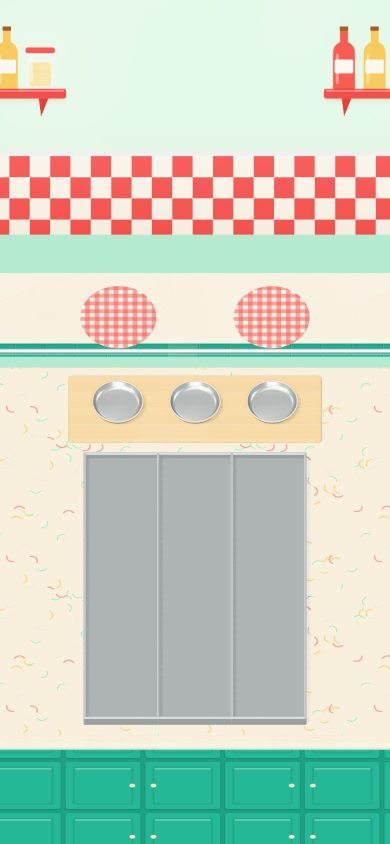
#> input picture review/ui-scene-diner.jpg, 780 x 1688 px (shown at 1/2 size)
$ python -i street_finalize.py   (imports and definitions only)
#> lines starting #> are read from the running program, lines starting #| are printed output that depends on the picture; after the words box and inside, x2 and y2 are one past the last pixel; in counts of white or black regions, pixels touching at a corner belong together
#> further down, picture is the input picture: PIL image 780x1688 RGB; mean R, G, B 200.3, 211.2, 194.6
"""Cuts the chosen storefront and prop paintings out of their cream backdrop for the food-street map.

  .venv-art/bin/python scripts/art/street_finalize.py

Props only now (storefronts are kept whole by street_flat.py). Reads scripts/art/street_selection.json
({"prop-trattoria": {"src": "prop-trattoria-s11", "note": "..."}, ...}),
takes .cache/art/street/<src>.png and writes public/art/street/<id>.webp with transparency:
the backdrop is the cream region connected to the picture's border (so cream parts of a building stay solid),
its soft floor shadow becomes a translucent brown shadow, and the result is cropped to the object.
"""
import json
import os

import numpy as np
from PIL import Image

SRC = '.cache/art/street'
SELECTION = 'scripts/art/street_selection.json'
OUT = 'public/art/street'
MAX_SIDE = {'prop': 200, '': 420}
SHADOW = np.array([70, 46, 30], dtype=np.float32)


def backdrop(rgb, mask=None):
    """The cream backdrop as a smooth quadratic surface (it has a soft vignette), fitted to `mask`
    (default: the picture's border)."""
    h, w, _ = rgb.shape
    y, x = np.mgrid[0:h, 0:w]
    x, y = x / w - 0.5, y / h - 0.5
    if mask is None:
        mask = np.zeros((h, w), bool)
        mask[:8], mask[-8:], mask[:, :8], mask[:, -8:] = True, True, True, True
    terms = lambda xx, yy: np.stack([np.ones_like(xx), xx, yy, xx * xx, xx * yy, yy * yy], axis=-1)
    coef, *_ = np.linalg.lstsq(terms(x[mask], y[mask]), rgb[mask], rcond=None)
    return terms(x, y) @ coef


def connected_to_border(mask):
    """Pixels of `mask` reachable from the picture's border through `mask` (4-neighbour flood fill)."""
    seed = np.zeros_like(mask)
    seed[0, :], seed[-1, :], seed[:, 0], seed[:, -1] = mask[0, :], mask[-1, :], mask[:, 0], mask[:, -1]
    while True:
        grown = seed.copy()
        grown[1:, :] |= seed[:-1, :]
        grown[:-1, :] |= seed[1:, :]
        grown[:, 1:] |= seed[:, :-1]
        grown[:, :-1] |= seed[:, 1:]
        grown &= mask
        if np.array_equal(grown, seed):
            return seed
        seed = grown


def box_blur(a, r):
    """Mean over a (2r+1) square, edges clamped."""
    p = np.pad(a, r, mode='edge')
    c = p.cumsum(0).cumsum(1)
    c = np.pad(c, ((1, 0), (1, 0)))
    k = 2 * r + 1
    return (c[k:, k:] - c[:-k, k:] - c[k:, :-k] + c[:-k, :-k]) / (k * k)


def cut_out(img):
    rgb = np.asarray(img.convert('RGB'), dtype=np.float32)
    lum = rgb.mean(axis=2)
    # edges are walls: the backdrop flood can't leak into a building through its outline
    gy, gx = np.gradient(box_blur(lum, 1))
    wall = np.hypot(gx, gy) > 5
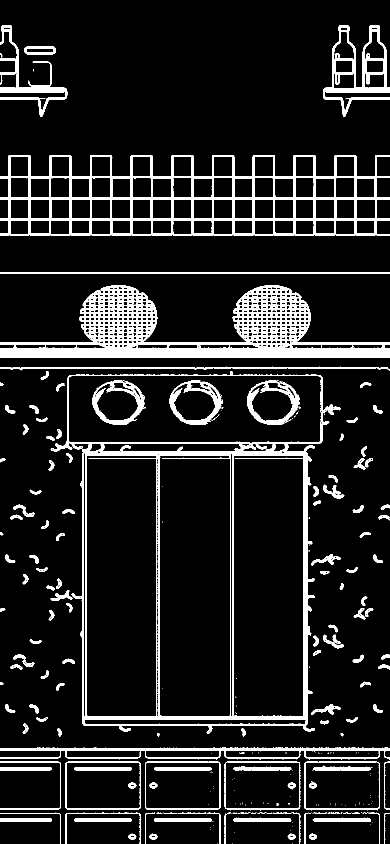
#> wall: shape (1688, 780) bool (shown at 1/2 size); 11.1% white; 352 white regions (215 under 20 px), largest, box (x1, y1, x2, y2) and area: (0, 570, 780, 716) 37442, (0, 310, 780, 471) 26762, (101, 742, 681, 1468) 26688

    def backdrop_like(bg):
        # near the backdrop colour and not brighter than it (white paint and highlights are the object)
        return (np.linalg.norm(rgb - bg, axis=2) < 34) & (lum - bg.mean(axis=2) < 9) & ~wall

    bg = backdrop(rgb)
#> in backdrop, `coef, *_ = np.linalg.lstsq(terms(x[mask], y[mask]), rgb[mask], rcond=N..`: coef = [[248.3, 243.8, 231.8], [-0.961, 0.505, 3.46], [-155.8, -41.19, -54.12], [23.51, -42.69, -62.1], [2.87, -4.84, -17.45], [-471, -107.3, -153.8]]
#> in backdrop, `return terms(x, y) @ coef`:
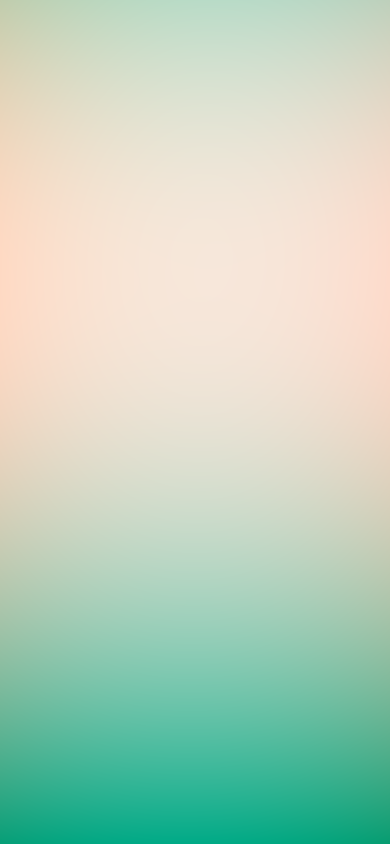
#> returned value: shape (1688, 780, 3) float64 (shown at 1/2 size); mean of channels 0, 1, 2 211, 231.3, 213.9; drawn with min black and max white
    for _ in range(3):  # refit the backdrop to everything that is backdrop, not just the border
        bg = backdrop(rgb, connected_to_border(backdrop_like(bg)))
#> this loop made 3 passes
#> pass 1, in backdrop (call 2), `y, x = np.mgrid[0:h, 0:w]`:
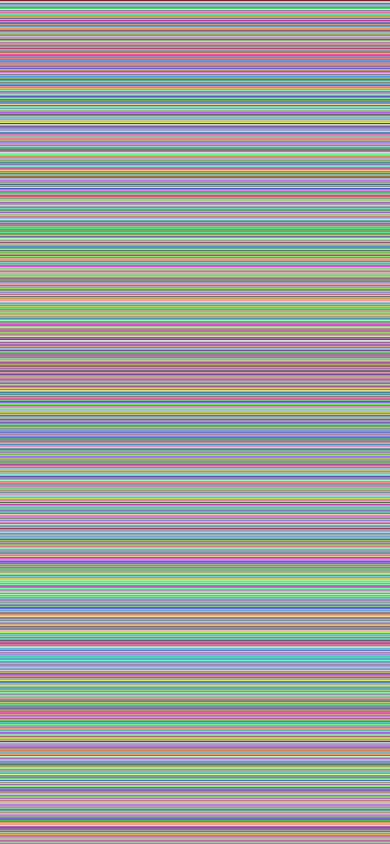
#> y: shape (1688, 780) int64 (shown at 1/2 size); 1688 distinct labels, from 0 to 1687; one colour per label, 0 black
#> pass 1, in backdrop (call 2), `y, x = np.mgrid[0:h, 0:w]`:
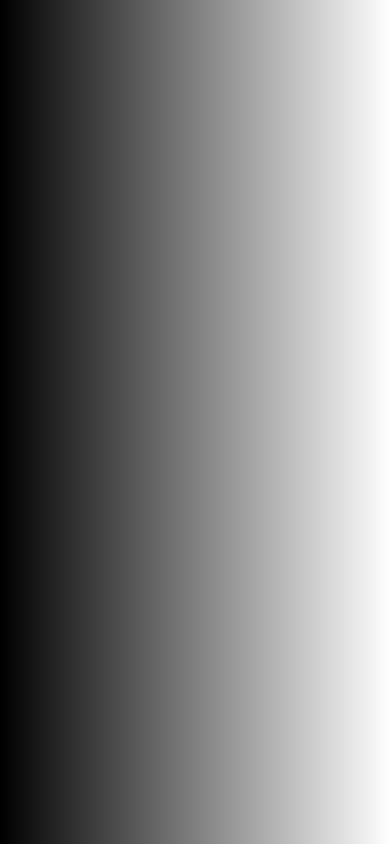
#> x: shape (1688, 780) int64 (shown at 1/2 size); min 0, max 779, mean 389.5; drawn with min black and max white
    outside = connected_to_border(backdrop_like(bg))
#> in backdrop_like (call 4), `return (np.linalg.norm(rgb - bg, axis=2) < 34) & (lum - bg.mean(axis=2..`: returned value: shape (1688, 780) bool; 35.2% white; 671 white regions (509 under 20 px), largest, box (x1, y1, x2, y2) and area: (0, 0, 780, 352) 228831, (0, 547, 780, 685) 77816, (0, 736, 780, 889) 40908
#> in connected_to_border (call 4), `seed[0, :], seed[-1, :], seed[:, 0], seed[:, -1] = mask[0, :], mask[-1..`:
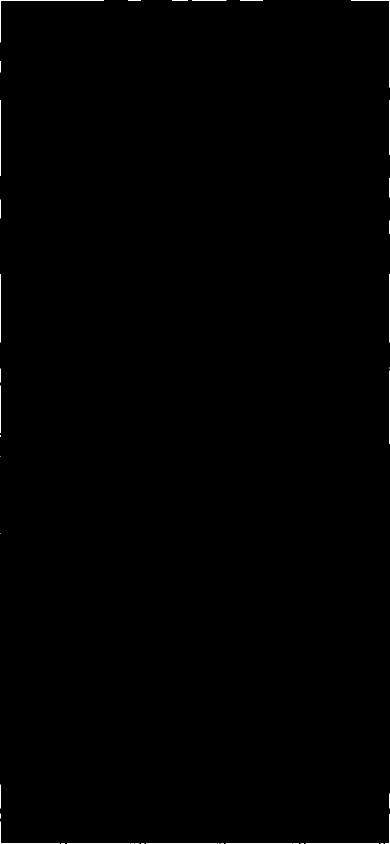
#> seed: shape (1688, 780) bool (shown at 1/2 size); 0.2% white in thin lines or dots
#> after the loop in connected_to_border, `while True:`: grown: shape (1688, 780) bool; 30.2% white; 23 white regions (3 under 20 px), largest, box (x1, y1, x2, y2) and area: (0, 0, 780, 352) 228831, (0, 547, 780, 685) 77778, (0, 736, 780, 888) 40738
    # the floor around the base also catches a pale pool of light: let the backdrop take it too
    floor = np.zeros_like(outside)
    floor[int(rgb.shape[0] * 0.5):] = True
    pool = floor & (np.linalg.norm(rgb - bg, axis=2) < 40) & (lum - bg.mean(axis=2) < 30) & ~wall
#> pool: shape (1688, 780) bool; 14.4% white; 307 white regions (264 under 20 px), largest, box (x1, y1, x2, y2) and area: (0, 1608, 599, 1688) 34337, (572, 844, 780, 1076) 25820, (0, 844, 182, 1013) 23666
    outside = connected_to_border(outside | pool)
#> in connected_to_border (call 5), `seed[0, :], seed[-1, :], seed[:, 0], seed[:, -1] = mask[0, :], mask[-1..`: seed: shape (1688, 780) bool; 0.22% white in thin lines or dots
#> after the loop in connected_to_border, `while True:`:
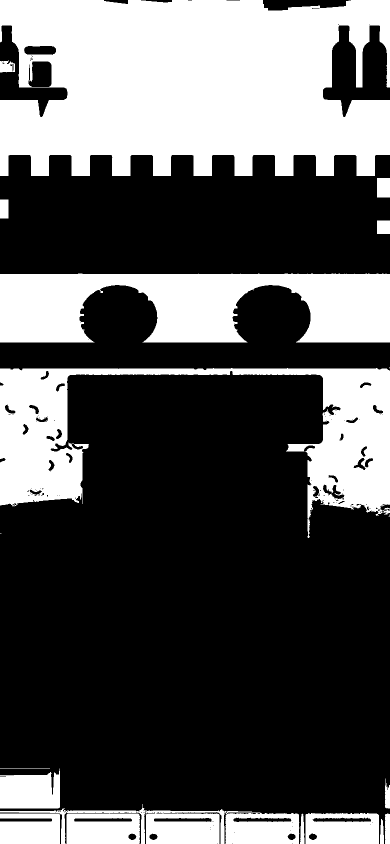
#> grown: shape (1688, 780) bool (shown at 1/2 size); 33.8% white; 20 white regions (4 under 20 px), largest, box (x1, y1, x2, y2) and area: (0, 0, 780, 352) 228831, (0, 736, 780, 1076) 83066, (0, 547, 780, 685) 77778
    # close pinholes in the object, then feather its edge by a pixel or two
    inside = box_blur((~outside).astype(np.float32), 1) > 0.5
#> in box_blur (call 2), `p = np.pad(a, r, mode='edge')`: p: shape (1690, 782) float32; values 0 (black) and 1 (white), 66.1% white; 20 black regions (4 under 20 px), largest, box (x1, y1, x2, y2) and area: (0, 0, 782, 353) 229814, (0, 737, 782, 1077) 83601, (0, 548, 782, 686) 78052
#> inside: shape (1688, 780) bool; 66.2% white; 17 black regions (2 under 20 px), largest, box (x1, y1, x2, y2) and area: (0, 0, 780, 352) 228831, (0, 736, 780, 1076) 83141, (0, 547, 780, 685) 77752
    alpha = np.clip(box_blur(inside.astype(np.float32), 1) * 1.6 - 0.3, 0, 1)
#> in box_blur (call 3), `p = np.pad(a, r, mode='edge')`: p: shape (1690, 782) float32; values 0 (black) and 1 (white), 66.1% white; 17 black regions (2 under 20 px), largest, box (x1, y1, x2, y2) and area: (0, 0, 782, 353) 229820, (0, 737, 782, 1077) 83671, (0, 548, 782, 686) 78026
    # the darker backdrop around it is the floor shadow: keep it as a soft brown shadow
    shadow = np.clip((bg.mean(axis=2) - lum - 5) / 46, 0, 0.55) * (1 - alpha)
    a = np.clip(alpha + shadow, 0, 1)
    colour = np.where(alpha[..., None] > 0.02, rgb, SHADOW)
    out = np.dstack([colour, a * 255]).clip(0, 255).astype(np.uint8)
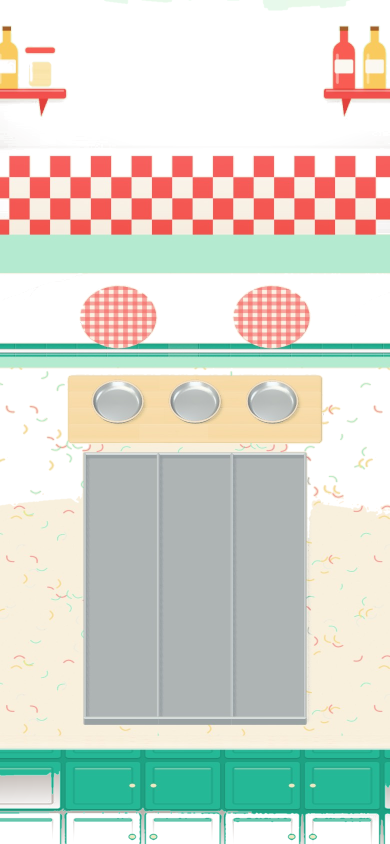
#> out: shape (1688, 780, 4) (shown at 1/2 size); mean R, G, B, A 152.8, 148.4, 132.5, 169.4; transparent parts drawn white
    res = Image.fromarray(out, 'RGBA')
    box = res.getchannel('A').point(lambda v: 255 if v > 10 else 0).getbbox()
#> box = (0, 0, 780, 1688)
    if box:
        l, t, r, b = box
#> l = 0; t = 0; r = 780; b = 1688
        res = res.crop((max(0, l - 6), max(0, t - 6), min(res.width, r + 6), min(res.height, b + 6)))
    return res


def main():
    os.makedirs(OUT, exist_ok=True)
    picks = json.load(open(SELECTION))
    for out_id, pick in picks.items():
        img = cut_out(Image.open(os.path.join(SRC, pick['src'] + '.png')))
        side = MAX_SIDE['prop' if out_id.startswith('prop') else '']
        img.thumbnail((side, side), Image.LANCZOS)
        path = os.path.join(OUT, out_id + '.webp')
        img.save(path, 'WEBP', quality=80, method=6)
        print(f'{path} {img.width}x{img.height} {os.path.getsize(path) // 1024} KB')


# [2 lines not run here, left out]

>>> from PIL import Image
>>> picture = Image.open('../../review/ui-scene-diner.jpg')
>>> result = cut_out(picture)
